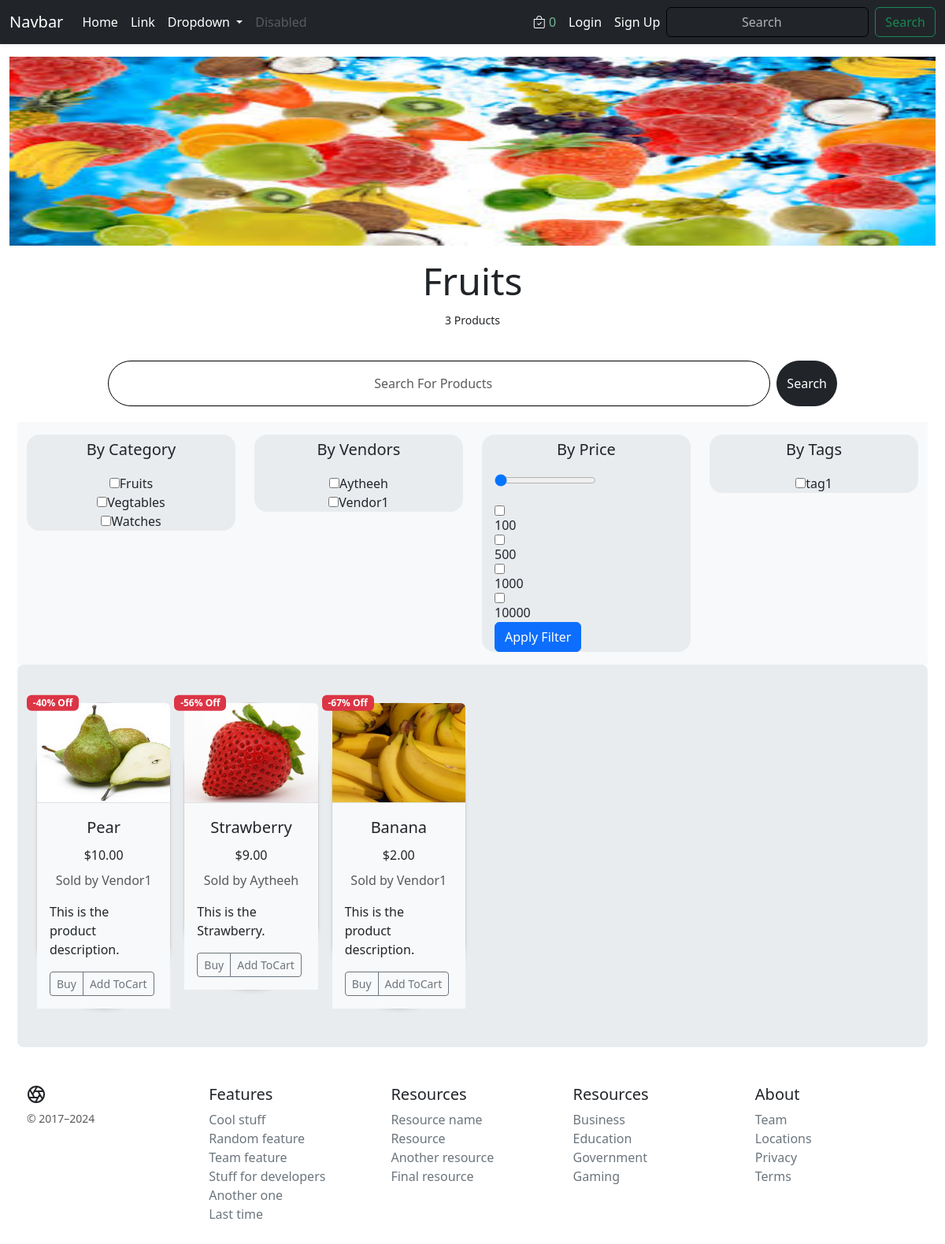
Page /category/catgf1e54ecae/ on the committed database.
### core/models.py (models this page shows, shortened)
class Category(models.Model):
    cid = ShortUUIDField(unique=True, length=10, max_length=20,
                         prefix='cat', alphabet='abcdefgh12345')
    title = models.CharField(max_length=100)
    image = models.ImageField(upload_to='Category', default='category.jpg')
    class Meta:
        verbose_name_plural = "Categories"

class Vendor(models.Model):
    vid = ShortUUIDField(unique=True, length=10, max_length=20,
                         prefix="ven", alphabet="abcdefgh12345")
    title = models.CharField(max_length=100, default='DefaultVendorName')
    image = models.ImageField(
        upload_to=user_directory_path, default='category.jpg')
    description = models.TextField(
        null=True, blank=True, default="This is the product description.")
    user = models.ForeignKey(User, on_delete=models.SET_NULL, null=True)
    address = models.CharField(max_length=100, default="123 Main St")
    contact = models.CharField(max_length=100, default="+91 999000")
    chat_response_time = models.CharField(max_length=100, default="100")
    shipping_on_time = models.CharField(max_length=100, default="100")
    authentic_rating = models.CharField(max_length=100, default="100")
    days_return = models.CharField(max_length=100, default="100")
    warrenty_period = models.CharField(max_length=100, default="100")
    class Meta:
        verbose_name_plural = "Vendors"
    def __str__(self):
        return self.title

class Product(models.Model):
    pid = ShortUUIDField(unique=True, length=10,
                         max_length=20, alphabet='abcdefgh12345')
    title = models.CharField(max_length=100)
    image = models.ImageField(upload_to=user_directory_path)
    description = models.TextField(
        null=True, blank=True, default="This is the product description.")
    user = models.ForeignKey(User, on_delete=models.SET_NULL, null=True)
    category = models.ForeignKey(
        Category, on_delete=models.SET_NULL, null=True)
    vendor = models.ForeignKey(Vendor, on_delete=models.SET_NULL, null=True)
    price = models.DecimalField(
        max_digits=9999999, decimal_places=2, default="1.99")
    old_price = models.DecimalField(
        max_digits=9999999, decimal_places=2, default="2.99")
    specifications = models.TextField(null=True, blank=True)
    tags = TaggableManager(blank=True)
    product_status = models.CharField(
        choices=STATUS, max_length=10, default="in_review")
    status = models.BooleanField(default=True)
    in_stock = models.BooleanField(default=True)
    featured = models.BooleanField(default=False)
    digital = models.BooleanField(default=False)
    sku = ShortUUIDField(unique=True, length=4,
                         max_length=10, alphabet='1234567890')
    date = models.DateTimeField(auto_now_add=True)
    updated = models.DateTimeField(null=True, blank=True)
    class Meta:
        verbose_name_plural = "Products"
    def get_percentage(self):
        new_price = (self.price / self.old_price) * 100
        return new_price

### core/views.py (the view)
# urls.py: path('category/<cid>/', views.products_in_category_view,
def products_in_category_view(request, cid):
    category = get_object_or_404(Category, cid=cid)
    products_in_category = Product.objects.filter(
        category=category, product_status='published')
    context = {
        'products_in_category': products_in_category,
        'category': category,
    }
    return render(request, 'core/products_in_category.html', context=context)

### core/context_processors.py (called while the page is built)
def default(request):
    categories_context = Category.objects.all()
    vendors_context = Vendor.objects.all()
    try:
        address = Address.objects.get(user=request.user)
    except:
        address = None
    min_max_price = Product.objects.aggregate(Min("price"), Max("price"))
    return {
        'categories_context': categories_context,
        'vendors_context': vendors_context,
        'address_context': address,
        'min_max_price_context': min_max_price,
    }

### Templates/core/products_in_category.html (shortened to what this page needs)
{% extends 'core/base.html' %} {% block content %} {%load static %}
<div class="container-fluid m-0 my-3">
  <img
    class="img-fluid w-100"
    style="height: 30vh; background-position: center; background-size: contain"
    src="{{category.image.url}}"
    alt=""
  />
</div>
<div class="container mb-4">
  <p class="display-5 text-center my-0 py-0">{{category.title}}</p>
  <p class="text-center text-success my-0 py-2 text-dark">
    <small
      >{{products_in_category.count}}
      Product{{products_in_category.count|pluralize}}</small
    >
  </p>
</div>
<div class="container m-2 mx-auto">
  <div class="row justify-content-center rounded-pill">
    <div class="col-lg-10 py-lg-2 py-md-2 py-sm-1 py-1">
      <form class="d-flex" role="search">
        <input
          class="form-control rounded-pill py-lg-3 py-md-3 py-sm-3 py-3 me-2"
          type="search"
          placeholder="Search For Products"
          aria-label="Search"
        />
        <button class="btn btn-dark rounded-pill" type="submit">Search</button>
      </form>
    </div>
  </div>
</div>
<div class="container m-1 p-1 mx-auto">
  <div class="row justify-content-center align-items-stretch">
    <div class="col-lg-3 col-md-6 d-flex flex-column bg-body-tertiary">
      <div
        class="rounded-4 my-3 text-center align-items-center border-2 bg-body-secondary"
      >
        <p class="lead text-center pt-1">By Category</p>
        <form>
          {% for c in categories_context %}
          <input
            type="checkbox"
            name=""
            value="{{c.id}}"
            id=""
          />{{c.title}}<br />
          {% endfor %}
        </form>
      </div>
    </div>
    <div class="col-lg-3 col-md-6 d-flex flex-column bg-body-tertiary">
      <div
        class="rounded-4 my-3 text-center align-items-center border-2 bg-body-secondary"
      >
        <p class="lead text-center pt-1">By Vendors</p>
        <form>
          {% for v in vendors_context %}
          <input
            type="checkbox"
            name=""
            value="{{v.id}}"
            id=""
          />{{v.title}}<br />
          {% endfor %}
        </form>
      </div>
    </div>
    <div class="col-lg-3 col-md-6 d-flex flex-column bg-body-tertiary">
      <div
        class="rounded-4 my-3 text-center align-items-center justify-content-center border-2 bg-body-secondary"
      >
        <p class="lead text-center pt-1">By Price</p>
        <form action="">
          <div class="d-flex flex-column align-items-start ms-3">
            <input
              type="range"
              class=""
              min="1"
              max="999999"
              value="0"
              name=""
              id=""
            /><br />
            <input type="checkbox" value="100" name="price" id="" />100<br />
            <input type="checkbox" value="500" name="price" id="" />500<br />
            <input type="checkbox" value="1000" name="price" id="" />1000<br />
            <input
              type="checkbox"
              value="10000"
              name="price"
              id=""
            />10000<br />
            <input
              type="submit"
              class="btn btn-primary"
              value="Apply Filter"
              name=""
              id=""
            />
          </div>
        </form>
      </div>
    </div>
    <div class="col-lg-3 col-md-6 d-flex flex-column bg-body-tertiary">
      <div
        class="rounded-4 my-3 text-center align-items-center border-2 bg-body-secondary"
      >
        <p class="lead text-center pt-1">By Tags</p>
        <form>
          <input type="checkbox" name="" value="" id="" />tag1<br />
        </form>
      </div>
    </div>
    <div class="col-lg-12 col-md-12 bg-body-secondary rounded-3">
      <div class="album py-5">
        <div class="container">
          {% if products_in_category %}
          <div class="row row-cols-1 row-cols-sm-2 row-cols-md-3 g-3">
            {% for p in products_in_category %}
            <div class="col-xl-2 col-lg-3 col-md-4 col-sm-6">
              <div
                class="card shadow-sm border-1 rounded-pill rounded-3"
                style="max-width: 250px"
              >
                <div
                  class="position-absolute top-0 start-0 translate-middle badge bg-danger"
                  style="z-index: 1; margin-left: 20px"
                >
                  -{{ p.get_percentage|floatformat:0 }}% Off
                </div>
                <a
                  href="{% url 'core:product-details' p.pid %}"
                  class="text-decoration-none text-dark"
                >
                  <div class="ratio ratio-4x3">
                    <img
                      src="{{ p.image.url }}"
                      class="bd-placeholder-img card-img-top img-responsive border-1 border-bottom rounded-top"
                      width="100%"
                      height="100%"
                      role="img"
                      preserveAspectRatio="xMidYMid slice"
                      focusable="false"
                    />
                  </div>
                </a>
                <div class="card-body bg-body-tertiary">
                  <a
                    href="{% url 'core:product-details' p.pid %}"
                    class="text-decoration-none text-dark"
                  >
                    <p class="card-title text-center fs-5">{{ p.title }}</p>
                  </a>
                  <p class="card-title text-center fs-6">${{ p.price }}</p>
                  <p class="card-text text-center">
                    <small class="text-body-secondary fs-6"
                      >Sold by {{ p.vendor }}</small
                    >
                  </p>
                  <p class="card-text">{{ p.description }}</p>
                  <div
                    class="d-flex justify-content-between align-items-center"
                  >
                    <div class="btn-group bg-body-tertiary">
                      <button
                      type="button"
                      class="btn btn-outline-secondary btn-sm"
                    >
                      Buy
                    </button>
                    <button
                      type="button"
                      class="btn btn-outline-secondary btn-sm add-to-cart-btn"
                      data-index="{{i.id}}"
                      id="add-to-cart-btn"
                    >
                      Add ToCart
                    </button>
                    </div>
                  </div>
                </div>
              </div>
            </div>
            {% endfor %}
          </div>
          {% endif %}
        </div>
      </div>
    </div>
    {%endblock content%}

### static/css/styles.css (style rules this page uses)
.card { transition: transform 0.3s, box-shadow 0.3s; border-radius: 15px; }
.btn { transition: color 0.3s; }
.form-control { border-color: black; }
input::placeholder { text-align: center; }

### rows in the picture
Category: image (picture), title "Fruits"
Category: title "Vegtables"
Category: title "Watches"
Vendor: title "Aytheeh"
Vendor: title "Vendor1"
Product: get_percentage "40", image (picture), title "Pear", price "10.00", vendor "Vendor1", description "This is the product description."
Product: get_percentage "56", image (picture), title "Strawberry", price "9.00", vendor "Aytheeh", description "This is the Strawberry."
Product: get_percentage "67", image (picture), title "Banana", price "2.00", vendor "Vendor1", description "This is the product description."

### other values in the picture
{{ request.session.cart_data_obj|length }} "0"
{{ products_in_category.count }} "3"
